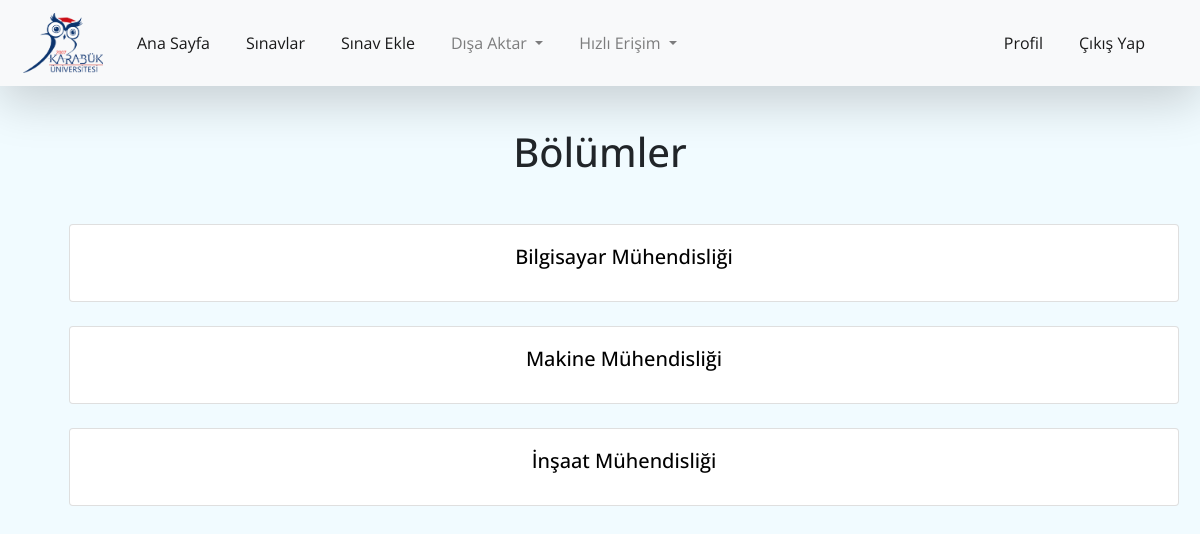
The page /department-list (signed in) on the database its author committed.
### university/models.py (models this page shows, shortened)
class Department(models.Model):
    department_name = models.CharField(max_length=150, unique=True)
    building = models.ForeignKey(Building,
                                 max_length=150, on_delete=models.SET_NULL, null=True, related_name="departments")
    slug = models.SlugField(max_length=100, blank=True, editable=False)
    def __str__(self):
        return self.department_name
    def get_absolute_url(self):
        return reverse("department-detail", args=[self.slug])

### university/views.py (the view, shortened to what this page needs)
# urls.py: path('department-list', login_required(views.DepartmentListView.as_view()), name='department-list'),
class DepartmentListView(View):
    def get(self, request):
        context = {}
        context['departments'] = Department.objects.all()
        return render(request, 'university/department_list.html', context)

### instructor/models.py (called while the page is built)
    def get_absolute_url(self):
        return reverse("profile", args=[self.id])

### university/templates/university/department_list.html (shortened to what this page needs)
{% extends "base.html" %}
{% load static %}
{% block links %}
<link rel="stylesheet" href="{% static 'university/department_list.css' %}">
{% endblock %}
{% block content %}
<div class="container">
    <h1 class="text-center m-5">Bölümler</h1>
    {% for department in departments %}
            <a href="{{department.get_absolute_url}}" class="card w-100 text-center m-4">
                <div class="card-body">
                    <h5 class="card-title">{{department}}</h5>
                </div>
            </a>
    {% endfor %}
</div>
{% endblock %}

### static/style/base.css (style rules this page uses)
* { font-family: "Open Sans", "Lato", sans-serif; }
.container { padding-top: 80px; }
.body { background-color: rgb(241, 251, 255); }

### university/static/university/department_list.css (style rules this page uses)
a, a:visited, a:active, a:link { text-decoration: none; color: black; transition: .4s all; }

### rows shown on the page
Department: department_name "Bilgisayar Mühendisliği"
Department: department_name "Makine Mühendisliği"
Department: department_name "İnşaat Mühendisliği"
